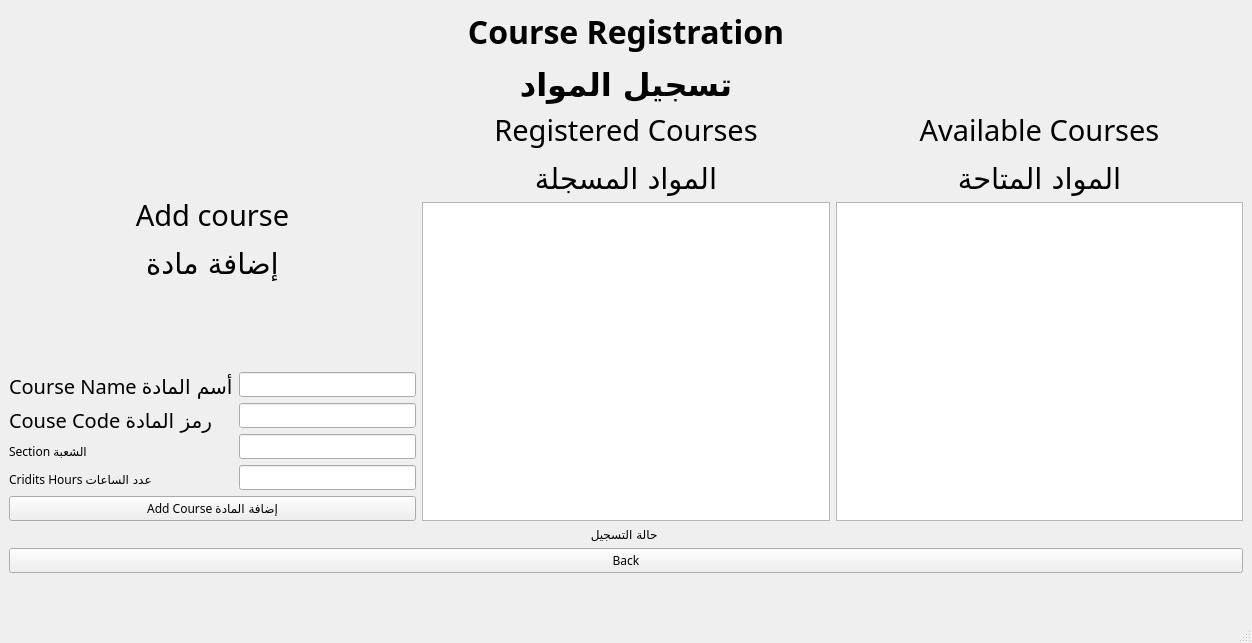
<?xml version="1.0" encoding="UTF-8"?>
<ui version="4.0">
 <class>MainWindow</class>
 <widget class="QMainWindow" name="MainWindow">
  <property name="geometry">
   <rect>
    <x>0</x>
    <y>0</y>
    <width>1252</width>
    <height>643</height>
   </rect>
  </property>
  <property name="font">
   <font>
    <family>Rockwell</family>
   </font>
  </property>
  <property name="windowTitle">
   <string>MainWindow</string>
  </property>
  <widget class="QWidget" name="centralwidget">
   <layout class="QGridLayout" name="gridLayout_2">
    <item row="4" column="0">
     <widget class="QLabel" name="label_9">
      <property name="text">
       <string>&lt;html&gt;&lt;head/&gt;&lt;body&gt;&lt;p align=&quot;center&quot;&gt;&lt;br/&gt;&lt;/p&gt;&lt;/body&gt;&lt;/html&gt;</string>
      </property>
     </widget>
    </item>
    <item row="2" column="0">
     <widget class="QLabel" name="label_8">
      <property name="text">
       <string>&lt;html&gt;&lt;head/&gt;&lt;body&gt;&lt;p align=&quot;center&quot;&gt;حالة التسجيل &lt;/p&gt;&lt;/body&gt;&lt;/html&gt;</string>
      </property>
     </widget>
    </item>
    <item row="1" column="0">
     <layout class="QHBoxLayout" name="horizontalLayout">
      <item>
       <layout class="QVBoxLayout" name="verticalLayout_5">
        <item>
         <widget class="QLabel" name="label_6">
          <property name="font">
           <font>
            <family>Rockwell</family>
           </font>
          </property>
          <property name="text">
           <string>&lt;html&gt;&lt;head/&gt;&lt;body&gt;&lt;p align=&quot;center&quot;&gt;&lt;span style=&quot; font-size:22pt;&quot;&gt;Add course&lt;/span&gt;&lt;/p&gt;&lt;p align=&quot;center&quot;&gt;&lt;span style=&quot; font-size:22pt;&quot;&gt;إضافة مادة&lt;/span&gt;&lt;/p&gt;&lt;/body&gt;&lt;/html&gt;</string>
          </property>
         </widget>
        </item>
        <item>
         <layout class="QGridLayout" name="gridLayout">
          <item row="0" column="1">
           <layout class="QVBoxLayout" name="verticalLayout_2">
            <item>
             <widget class="QLineEdit" name="lineEdit_name">
              <property name="text">
               <string/>
              </property>
             </widget>
            </item>
            <item>
             <widget class="QLineEdit" name="lineEdit_code"/>
            </item>
            <item>
             <widget class="QLineEdit" name="lineEdit_section"/>
            </item>
            <item>
             <widget class="QLineEdit" name="lineEdit_cridits"/>
            </item>
           </layout>
          </item>
          <item row="0" column="0">
           <layout class="QVBoxLayout" name="verticalLayout">
            <item>
             <widget class="QLabel" name="label_2">
              <property name="font">
               <font>
                <family>Adobe Heiti Std R</family>
                <pointsize>15</pointsize>
                <weight>50</weight>
                <italic>false</italic>
                <bold>false</bold>
               </font>
              </property>
              <property name="styleSheet">
               <string notr="true">font: 15pt &quot;Adobe Heiti Std R&quot;;</string>
              </property>
              <property name="text">
               <string>Course Name أسم المادة</string>
              </property>
             </widget>
            </item>
            <item>
             <widget class="QLabel" name="label_3">
              <property name="font">
               <font>
                <family>Adobe Heiti Std R</family>
                <pointsize>15</pointsize>
                <weight>50</weight>
                <italic>false</italic>
                <bold>false</bold>
               </font>
              </property>
              <property name="styleSheet">
               <string notr="true">font: 15pt &quot;Adobe Heiti Std R&quot;;</string>
              </property>
              <property name="text">
               <string>Couse Code رمز المادة</string>
              </property>
             </widget>
            </item>
            <item>
             <widget class="QLabel" name="label_5">
              <property name="styleSheet">
               <string notr="true">font: 15pt &quot;Adobe Heiti Std R&quot;;</string>
              </property>
              <property name="text">
               <string>Section الشعبة</string>
              </property>
             </widget>
            </item>
            <item>
             <widget class="QLabel" name="label_4">
              <property name="styleSheet">
               <string notr="true">font: 15pt &quot;Adobe Heiti Std R&quot;;</string>
              </property>
              <property name="text">
               <string>Cridits Hours عدد الساعات</string>
              </property>
             </widget>
            </item>
           </layout>
          </item>
         </layout>
        </item>
        <item>
         <widget class="QPushButton" name="pushButton">
          <property name="text">
           <string>Add Course إضافة المادة</string>
          </property>
         </widget>
        </item>
       </layout>
      </item>
      <item>
       <layout class="QVBoxLayout" name="verticalLayout_4">
        <item>
         <widget class="QLabel" name="label_7">
          <property name="font">
           <font>
            <family>Rockwell</family>
           </font>
          </property>
          <property name="text">
           <string>&lt;html&gt;&lt;head/&gt;&lt;body&gt;&lt;p align=&quot;center&quot;&gt;&lt;span style=&quot; font-size:22pt;&quot;&gt;Registered Courses&lt;/span&gt;&lt;/p&gt;&lt;p align=&quot;center&quot;&gt;&lt;span style=&quot; font-size:22pt;&quot;&gt;المواد المسجلة&lt;/span&gt;&lt;/p&gt;&lt;/body&gt;&lt;/html&gt;</string>
          </property>
         </widget>
        </item>
        <item>
         <widget class="QTableView" name="tableView_2"/>
        </item>
       </layout>
      </item>
      <item>
       <layout class="QVBoxLayout" name="verticalLayout_8">
        <item>
         <widget class="QLabel" name="label_10">
          <property name="font">
           <font>
            <family>Rockwell</family>
           </font>
          </property>
          <property name="text">
           <string>&lt;html&gt;&lt;head/&gt;&lt;body&gt;&lt;p align=&quot;center&quot;&gt;&lt;span style=&quot; font-size:22pt;&quot;&gt;Available Courses&lt;/span&gt;&lt;/p&gt;&lt;p align=&quot;center&quot;&gt;&lt;span style=&quot; font-size:22pt;&quot;&gt;المواد المتاحة&lt;/span&gt;&lt;/p&gt;&lt;/body&gt;&lt;/html&gt;</string>
          </property>
         </widget>
        </item>
        <item>
         <widget class="QTableView" name="tableView"/>
        </item>
       </layout>
      </item>
     </layout>
    </item>
    <item row="3" column="0">
     <widget class="QPushButton" name="pushButton_Back">
      <property name="text">
       <string>Back</string>
      </property>
     </widget>
    </item>
    <item row="0" column="0">
     <widget class="QLabel" name="label">
      <property name="font">
       <font>
        <family>Rockwell</family>
       </font>
      </property>
      <property name="text">
       <string>&lt;html&gt;&lt;head/&gt;&lt;body&gt;&lt;p align=&quot;center&quot;&gt;&lt;span style=&quot; font-size:24pt; font-weight:600;&quot;&gt;Course Registration&lt;/span&gt;&lt;/p&gt;&lt;p align=&quot;center&quot;&gt;&lt;span style=&quot; font-size:24pt; font-weight:600;&quot;&gt;تسجيل المواد&lt;/span&gt;&lt;/p&gt;&lt;/body&gt;&lt;/html&gt;</string>
      </property>
     </widget>
    </item>
   </layout>
  </widget>
  <widget class="QMenuBar" name="menubar">
   <property name="geometry">
    <rect>
     <x>0</x>
     <y>0</y>
     <width>1252</width>
     <height>26</height>
    </rect>
   </property>
  </widget>
  <widget class="QStatusBar" name="statusbar"/>
 </widget>
 <resources/>
 <connections/>
</ui>
